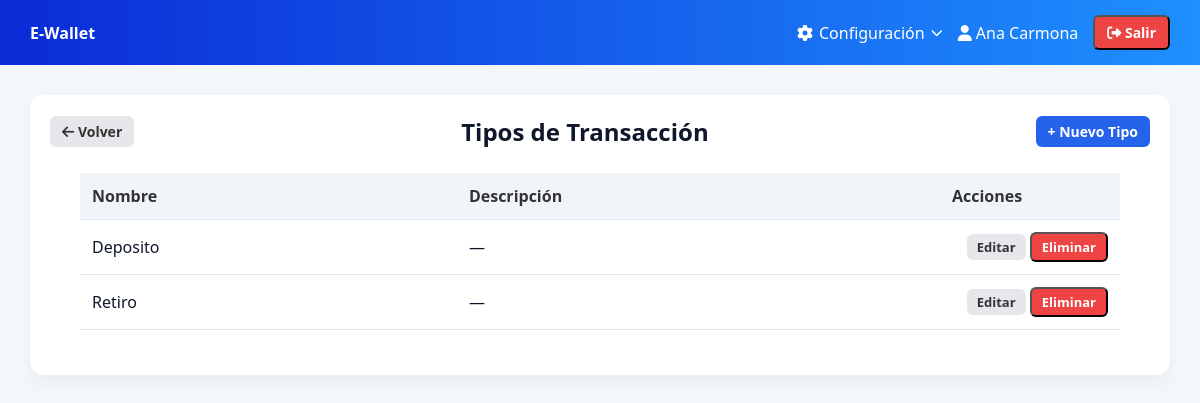
Before: /types/ (signed in) with the older database file.
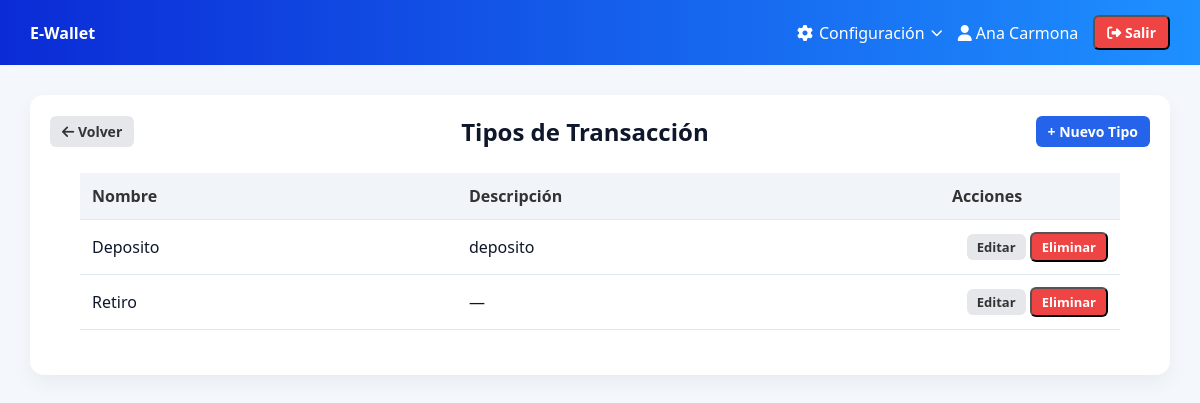
After: the same page with the newer database file.
### wallet/models.py (models this page shows, shortened)
class TransactionType(models.Model):
    name = models.CharField(max_length=50, unique=True)
    description = models.TextField(blank=True)

### wallet/views.py (the view)
# urls.py: path('types/', views.transaction_type_list, name='transaction_type_list'),
@login_required
def transaction_type_list(request):
    types = TransactionType.objects.all()
    return render(request, 'wallet/transaction_type_list.html', {'types': types})

### wallet/templates/wallet/transaction_type_list.html (shortened to what this page needs)
{% extends 'wallet/base.html' %}
{% block content %}
<div class="card">
    <div class="card-header flex-between">
        <a href="{% url 'transaction_list' %}" class="btn btn-secondary">
            <i class="fa-solid fa-arrow-left"></i> Volver
        </a>
        <h2>Tipos de Transacción</h2>
        <a href="{% url 'transaction_type_create' %}" class="btn btn-primary">
            + Nuevo Tipo
        </a>
    </div>
    <div class="card-body">
        {% if types %}
        <table class="table">
            <thead>
                <tr>
                    <th>Nombre</th>
                    <th>Descripción</th>
                    <th class="text-right">Acciones</th>
                </tr>
            </thead>
            <tbody>
                {% for t in types %}
                <tr>
                    <td class="text-capitalize">{{ t.name }}</td>
                    <td>
                        {{ t.description|default:"—" }}
                    </td>
                    <td class="text-right">
                        <a href="{% url 'transaction_type_update' t.id %}" class="btn btn-sm btn-secondary">
                            Editar
                        </a>
                        <form method="post" action="{% url 'transaction_type_delete' t.id %}" style="display:inline;">
                            <button type="submit" class="btn btn-sm btn-danger">
                                Eliminar
                            </button>
                        </form>
                    </td>
                </tr>
                {% endfor %}
            </tbody>
        </table>
        {% else %}
            <div class="empty-state">
                No hay tipos registrados.
            </div>
        {% endif %}
    </div>
</div>
{% endblock %}

Changed rows visible on the page:
changed TransactionType "Deposito": description "—" → "deposito"
